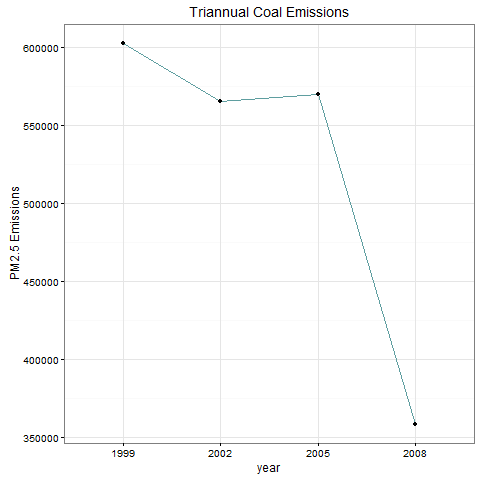

Here is the R script that generated this plot:
#Across the United States, how have emissions from coal combustion-related sources changed from 1999–2008?

#library(ggplot2) should already be loaded
#Getting data related to coal
x <- grep("coal", NS$Short.Name, ignore.case=TRUE)
coal <- NS[x, ]

agcoal <- aggregate(Emissions ~ year, coal, sum)

png("plot4.png")

g <- ggplot(agcoal, aes(factor(year), Emissions, group = 1)) + 
  geom_line(color = "cadetblue", lwd = .7) + geom_point() +
  labs(x = "year", y = "PM2.5 Emissions", title = "Triannual Coal Emissions")
g +  theme_bw()

dev.off()
